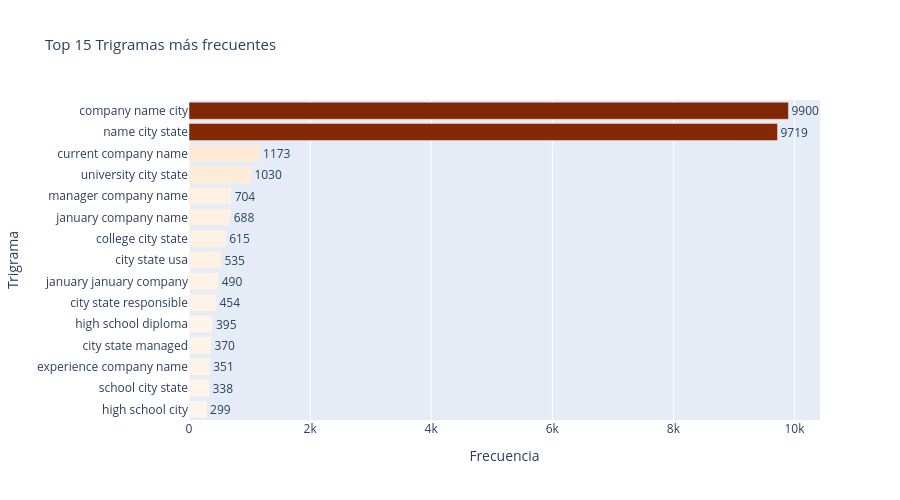

Write notebook code for a chart like this one.
### Code cell
# Trigramas
tri_phrases = [w for w, _ in top15_tri]
tri_counts  = [c for _, c in top15_tri]

fig_tri = px.bar(
    x=tri_counts[::-1],
    y=tri_phrases[::-1],
    orientation='h',
    title='Top 15 Trigramas más frecuentes',
    labels={'x': 'Frecuencia', 'y': 'Trigrama'},
    color=tri_counts[::-1],
    color_continuous_scale='Oranges',
    text=tri_counts[::-1],
)
fig_tri.update_traces(textposition='outside')
fig_tri.update_layout(height=500, coloraxis_showscale=False, title_font_size=15)
fig_tri.show()

### Figure 1 — Plotly figure (JSON) as saved in the notebook; plotly's stock layout.template omitted (floating-point values rounded to 4 significant figures)
{"data": [{"hovertemplate": "Frecuencia=%{x}<br>Trigrama=%{y}<br>text=%{text}<br>color=%{marker.color}<extra></extra>", "legendgroup": "", "marker": {"color": [299, 338, 351, 370, 395, 454, 490, 535, 615, 688, 704, 1030, 1173, 9719, 9900], "coloraxis": "coloraxis", "pattern": {"shape": ""}}, "name": "", "orientation": "h", "showlegend": false, "text": [299.0, 338.0, 351.0, 370.0, 395.0, 454.0, 490.0, 535.0, 615.0, 688.0, 704.0, 1030.0, 1173.0, 9719.0, 9900.0], "textposition": "outside", "type": "bar", "x": [299, 338, 351, 370, 395, 454, 490, 535, 615, 688, 704, 1030, 1173, 9719, 9900], "xaxis": "x", "y": ["high school city", "school city state", "experience company name", "city state managed", "high school diploma", "city state responsible", "january january company", "city state usa", "college city state", "january company name", "manager company name", "university city state", "current company name", "name city state", "company name city"], "yaxis": "y"}], "layout": {"barmode": "relative", "coloraxis": {"colorbar": {"title": {"text": "color"}}, "colorscale": [[0, "rgb(255,245,235)"], [0.125, "rgb(254,230,206)"], [0.25, "rgb(253,208,162)"], [0.375, "rgb(253,174,107)"], [0.5, "rgb(253,141,60)"], [0.625, "rgb(241,105,19)"], [0.75, "rgb(217,72,1)"], [0.875, "rgb(166,54,3)"], [1, "rgb(127,39,4)"]], "showscale": false}, "height": 500, "legend": {"tracegroupgap": 0}, "title": {"font": {"size": 15}, "text": "Top 15 Trigramas más frecuentes"}, "xaxis": {"anchor": "y", "domain": [0, 1], "title": {"text": "Frecuencia"}}, "yaxis": {"anchor": "x", "domain": [0, 1], "title": {"text": "Trigrama"}}}}
